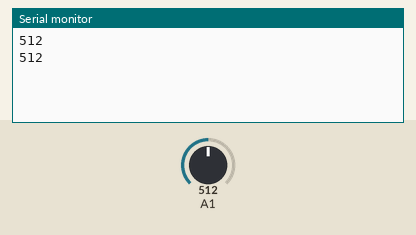
This sketch was run on a simulated Arduino Uno, built with avr-gcc and run on an emulated ATmega328P. Shown: the last lines printed to the serial monitor. The test bench sets the inputs (shaded band); at power-on: A1 = 512. No radio packets arrive unless stated.

Above: at 2.8 s.
2.9 s: A1 set to 716
At 3.4 s:
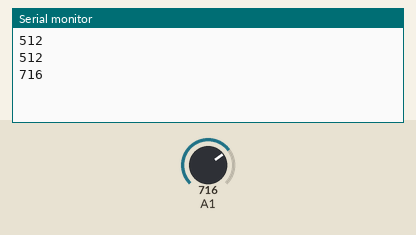
4.4 s: A1 set to 900
At 5.8 s:
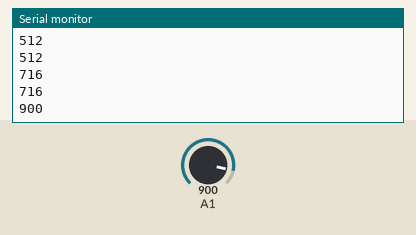
Timing chart, 0 to 7.4 s (numbered marks = the images above; inputs shaded):
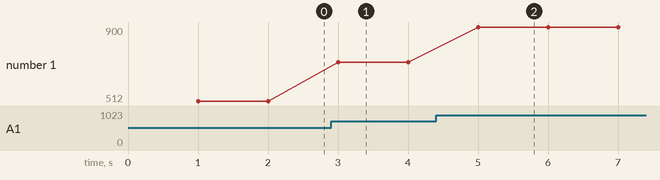

The sketch:

nrf_arduino.ino
```cpp
#include "timer.hpp"
#include "sender.hpp"

/* ---------- Thread Context Declarations ---------- */
struct context_sender  ctxSender;

/* ---------- SETUP -------------------------------- */
void setup() {
  setup_sender(&ctxSender, 0, 1000000);
}

/* ---------- LOOP --------------------------------- */
void loop() {
  loop_sender(&ctxSender);
  loop_reader();
}
```

sender.cpp
```cpp
#include "sender.hpp"
#include <printf.h>

RF24 radio(9,10);
byte addresses[][6] = {"02548", "02549"};
char buff[5];
char buff2[20];

void setup_sender(struct context_sender *ctx, int timer_index, unsigned long period) {
  setup_Counter(&ctx->counter, timer_index, period);

  Serial.begin(9600);
  printf_begin();
  radio.begin();
  //radio.setChannel(100);
  radio.setRetries(15,15);
  radio.setPALevel(RF24_PA_LOW);
  radio.openWritingPipe(addresses[0]);
  //radio.openReadingPipe(1,addresses[1]);
  radio.printDetails();
  radio.stopListening();
  //radio.startListening();
}

void loop_sender(struct context_sender *ctx) {

  /* If another 500ms has passed */
  if (waitFor(ctx->counter.timer, ctx->counter.period)) {
    /* read the sensor */
    ctx->curSensorValue = analogRead(15);
    /* Write the sensor value */
    Serial.println(ctx->curSensorValue);
    itoa(ctx->curSensorValue, buff, 10);
    //radio.stopListening();
    radio.write(buff, sizeof(buff), 1);
    //radio.startListening();
  }
}

void loop_reader() {
  if (radio.available()) {
    radio.read(buff2, sizeof(buff2));
    Serial.println(buff2);
  }
}
```

sender.hpp
```cpp
#ifndef H_SENDER
#define H_SENDER

#include "timer.hpp"

#include <nRF24L01.h>
#include <RF24.h>
#include <RF24_config.h>
#include <SPI.h>

struct context_sender {
  //struct mailbox    *mBox;
  struct Count_st   counter;
  int               curSensorValue;
};

void setup_sender(struct context_sender *ctx, int timer_index, unsigned long period);

void loop_sender(struct context_sender *ctx);
void loop_reader();

#endif
```

timer.cpp
```cpp
#include "timer.hpp"

unsigned int waitFor(int timer, unsigned long period) {
  static unsigned long waitForTimer[MAX_WAIT_FOR_TIMER];
  unsigned long newTime = micros() / period;              // numéro de la période modulo 2^32
  int delta = newTime - waitForTimer[timer];              // delta entre la période courante et celle enregistrée
  if ( delta < 0 ) delta += 1 + (0xFFFFFFFF / period);    // en cas de dépassement du nombre de périodes possibles sur 2^32
  if ( delta ) waitForTimer[timer] = newTime;             // enregistrement du nouveau numéro de période
  return delta;
}

void setup_Counter( struct Count_st * cnt, int timer, unsigned long period) {
  cnt->timer = timer;
  cnt->period = period;
}
```

timer.hpp
```cpp
#ifndef TIMER_H
#define TIMER_H

#include <SPI.h>
#include <Wire.h>

#define MAX_WAIT_FOR_TIMER 3

struct Count_st {
  int timer;                                              // numéro de timer utilisé par WaitFor
  unsigned long period;                                   // periode d'incrémentation
  int value;                                              // valeur du compteur
};

unsigned int waitFor(int timer, unsigned long period);
void setup_Counter( struct Count_st * cnt, int timer, unsigned long period);

#endif
```

Measured:
- after the input at 2.9 s, the serial monitor: prints a new line after 0.10 s (image 1)
- after the input at 4.4 s, the serial monitor: prints a new line after 0.60 s (image 2)
- plotted number 1: 512 → 716 after the input at 2.9 s, 716 → 900 after the input at 4.4 s
